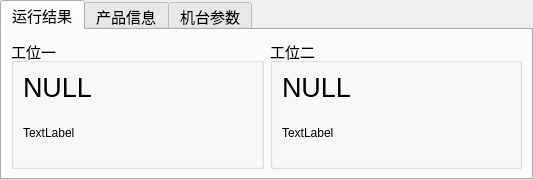
     <widget class="QTabWidget" name="tabWidget_2">
      <property name="minimumSize">
       <size>
        <width>150</width>
        <height>180</height>
       </size>
      </property>
      <property name="font">
       <font>
        <pointsize>11</pointsize>
       </font>
      </property>
      <property name="contextMenuPolicy">
       <enum>Qt::NoContextMenu</enum>
      </property>
      <property name="currentIndex">
       <number>0</number>
      </property>
      <widget class="QWidget" name="tabWidget_2Page1">
       <attribute name="title">
        <string>运行结果</string>
       </attribute>
       <layout class="QGridLayout" name="gridLayout_7">
        <item row="0" column="1">
         <widget class="QGroupBox" name="groupBox_4">
          <property name="sizePolicy">
           <sizepolicy hsizetype="Preferred" vsizetype="Preferred">
            <horstretch>1</horstretch>
            <verstretch>0</verstretch>
           </sizepolicy>
          </property>
          <property name="title">
           <string>工位二</string>
          </property>
          <layout class="QGridLayout" name="gridLayout_10">
           <item row="0" column="0">
            <widget class="QLabel" name="label_result_2">
             <property name="font">
              <font>
               <pointsize>20</pointsize>
              </font>
             </property>
             <property name="text">
              <string>NULL</string>
             </property>
            </widget>
           </item>
           <item row="0" column="1">
            <spacer name="horizontalSpacer_5">
             <property name="orientation">
              <enum>Qt::Horizontal</enum>
             </property>
             <property name="sizeHint" stdset="0">
              <size>
               <width>337</width>
               <height>30</height>
              </size>
             </property>
            </spacer>
           </item>
           <item row="1" column="0" colspan="2">
            <widget class="QLabel" name="label_error_2">
             <property name="sizePolicy">
              <sizepolicy hsizetype="Preferred" vsizetype="Preferred">
               <horstretch>0</horstretch>
               <verstretch>1</verstretch>
              </sizepolicy>
             </property>
             <property name="font">
              <font>
               <pointsize>9</pointsize>
              </font>
             </property>
             <property name="text">
              <string>TextLabel</string>
             </property>
            </widget>
           </item>
          </layout>
          <zorder>horizontalSpacer_5</zorder>
          <zorder>label_error_2</zorder>
          <zorder>label_result_2</zorder>
         </widget>
        </item>
        <item row="0" column="0">
         <widget class="QGroupBox" name="groupBox_2">
          <property name="sizePolicy">
           <sizepolicy hsizetype="Preferred" vsizetype="Preferred">
            <horstretch>1</horstretch>
            <verstretch>0</verstretch>
           </sizepolicy>
          </property>
          <property name="title">
           <string>工位一</string>
          </property>
          <layout class="QGridLayout" name="gridLayout_9">
           <item row="0" column="0">
            <widget class="QLabel" name="label_result">
             <property name="font">
              <font>
               <pointsize>20</pointsize>
              </font>
             </property>
             <property name="text">
              <string>NULL</string>
             </property>
            </widget>
           </item>
           <item row="0" column="1">
            <spacer name="horizontalSpacer_2">
             <property name="orientation">
              <enum>Qt::Horizontal</enum>
             </property>
             <property name="sizeHint" stdset="0">
              <size>
               <width>666</width>
               <height>30</height>
              </size>
             </property>
            </spacer>
           </item>
           <item row="1" column="0" colspan="2">
            <widget class="QLabel" name="label_error">
             <property name="sizePolicy">
              <sizepolicy hsizetype="Preferred" vsizetype="Preferred">
               <horstretch>0</horstretch>
               <verstretch>1</verstretch>
              </sizepolicy>
             </property>
             <property name="font">
              <font>
               <pointsize>9</pointsize>
              </font>
             </property>
             <property name="text">
              <string>TextLabel</string>
             </property>
            </widget>
           </item>
          </layout>
         </widget>
        </item>
       </layout>
      </widget>
      <widget class="QWidget" name="tab_2">
       <attribute name="title">
        <string>产品信息</string>
       </attribute>
      </widget>
      <widget class="QWidget" name="tab">
       <attribute name="title">
        <string>机台参数</string>
       </attribute>
      </widget>
     </widget>
